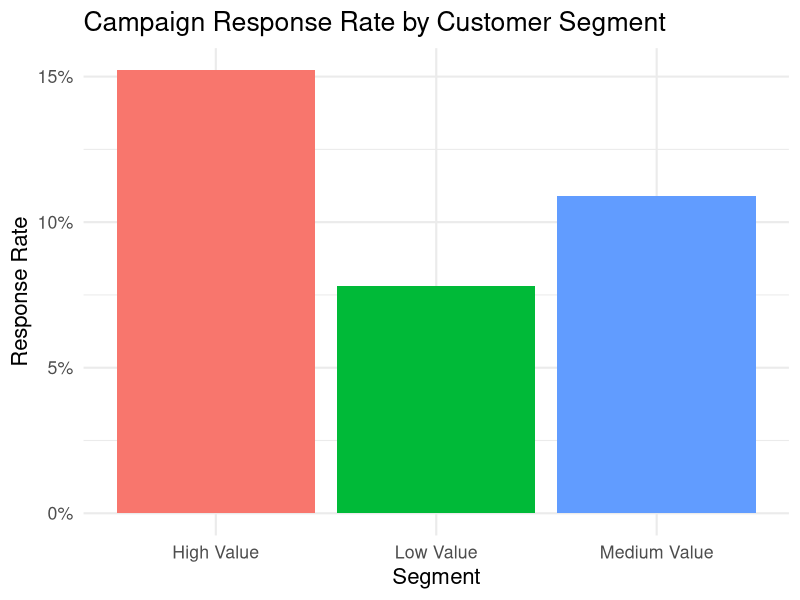
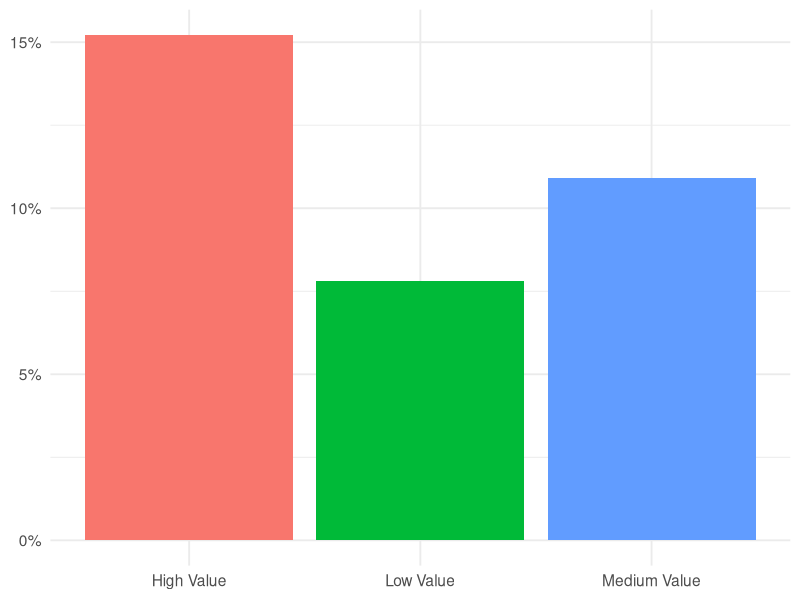
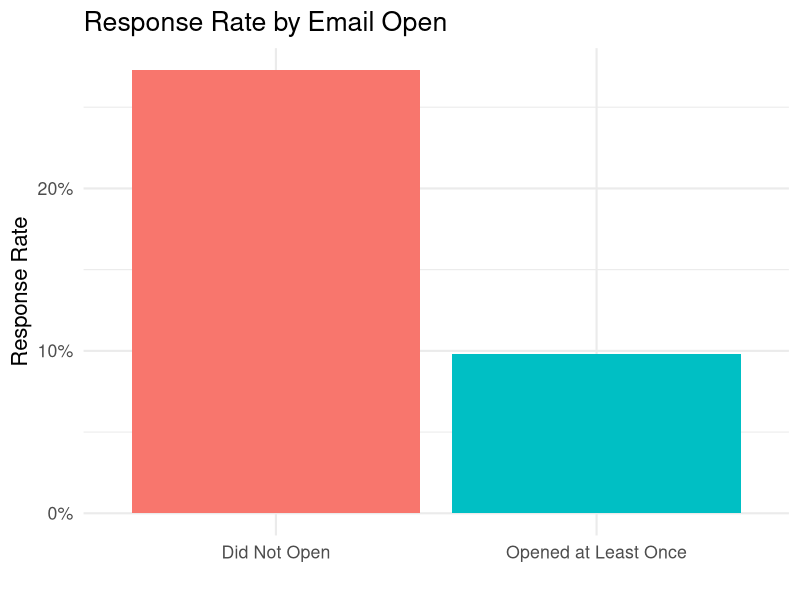

R code for these plots, in order:
## ---- chunk 1
#| include: false
#install.packages("kableExtra")
#install.packages("systemfonts")
library(tidyverse)
library(kableExtra)
library(scales)
library(here)

set.seed(2024)

# Simulate customer data
n <- 500
customer_data <- tibble(
  customer_id = 1:n,
  age = round(runif(n, 18, 70)),
  gender = sample(c("Male", "Female", "Non-binary"), n, replace = TRUE, prob = c(0.48, 0.48, 0.04)),
  total_spend = round(rgamma(n, shape = 2, scale = 100), 2),
  purchase_frequency = rpois(n, lambda = 4) + 1,
  last_purchase_days = sample(1:365, n, replace = TRUE),
  email_opens = rbinom(n, size = 10, prob = 0.3),
  email_clicks = rbinom(n, size = email_opens, prob = 0.2),
  campaign_response = rbinom(n, size = 1, prob = 0.1 + 0.05 * scale(total_spend)[,1])
)

# Add derived metrics
customer_data <- customer_data %>%
  mutate(
    avg_order_value = total_spend / purchase_frequency,
    segment = case_when(
      total_spend > 300 ~ "High Value",
      total_spend > 150 ~ "Medium Value",
      TRUE ~ "Low Value"
    ),
    active = last_purchase_days < 90
  )
## ---- chunk 2
customer_data %>%
  select(customer_id, age, gender, total_spend, purchase_frequency, campaign_response) %>%
  head(5) %>%
  kable(caption = "Sample of customer records", digits = 2) %>%
  kable_styling(full_width = FALSE, position = "center")
## ---- chunk 3
segment_summary <- customer_data %>%
  group_by(segment) %>%
  summarise(
    count = n(),
    avg_spend = mean(total_spend),
    response_rate = mean(campaign_response)
  )

ggplot(segment_summary, aes(x = segment, y = response_rate, fill = segment)) +
  geom_col(show.legend = FALSE) +
  scale_y_continuous(labels = percent) +
  labs(
    title = "Campaign Response Rate by Customer Segment",
    x = "Segment",
    y = "Response Rate"
  ) +
  theme_minimal(base_size = 16)
## ---- chunk 4
# Re-generate plot for this slide (output cached)
ggplot(segment_summary, aes(x = segment, y = response_rate, fill = segment)) +
  geom_col(show.legend = FALSE) +
  scale_y_continuous(labels = percent) +
  labs(x = NULL, y = NULL) +
  theme_minimal(base_size = 14)
## ---- chunk 5
customer_data %>%
  mutate(opened_any = email_opens > 0) %>%
  group_by(opened_any) %>%
  summarise(response_rate = mean(campaign_response)) %>%
  ggplot(aes(x = opened_any, y = response_rate, fill = opened_any)) +
  geom_col(show.legend = FALSE) +
  scale_x_discrete(labels = c("Did Not Open", "Opened at Least Once")) +
  scale_y_continuous(labels = percent) +
  labs(
    title = "Response Rate by Email Open",
    x = "",
    y = "Response Rate"
  ) +
  theme_minimal(base_size = 16)
## ---- chunk 6
total_responders <- sum(customer_data$campaign_response)
revenue_generated <- total_responders * 120
profit <- revenue_generated - 50000
roi <- profit / 50000

cat("Total responders:", total_responders, "\n")
cat("Revenue generated: $", format(revenue_generated, big.mark = ","), "\n")
cat("Profit: $", format(profit, big.mark = ","), "\n")
cat("ROI: ", percent(roi, accuracy = 0.1), "\n")
## ---- chunk 7
segment_roi <- customer_data %>%
  group_by(segment) %>%
  summarise(
    responders = sum(campaign_response),
    revenue = responders * 120,
    segment_size = n(),
    cost_allocated = 50000 * (segment_size / nrow(customer_data)), # simplified allocation
    profit = revenue - cost_allocated,
    roi = profit / cost_allocated
  )

segment_roi %>%
  select(segment, responders, revenue, cost_allocated, profit, roi) %>%
  mutate(across(c(revenue, cost_allocated, profit), dollar),
         roi = percent(roi, accuracy = 0.1)) %>%
  kable(caption = "Profitability by Segment", digits = 2) %>%
  kable_styling(full_width = FALSE)
## ---- chunk 8
#| echo: false
sessionInfo()
